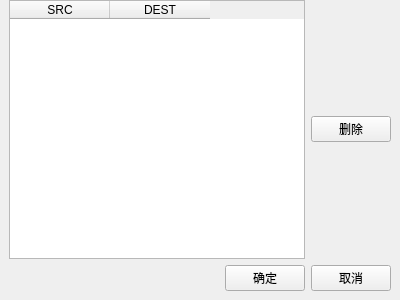
<?xml version="1.0" encoding="UTF-8"?>
<ui version="4.0">
 <class>edit_src_dest</class>
 <widget class="QWidget" name="edit_src_dest">
  <property name="geometry">
   <rect>
    <x>0</x>
    <y>0</y>
    <width>400</width>
    <height>300</height>
   </rect>
  </property>
  <property name="windowTitle">
   <string>编辑SRC和DEST[*]</string>
  </property>
  <layout class="QVBoxLayout" name="verticalLayout_2" stretch="0,0">
   <property name="leftMargin">
    <number>9</number>
   </property>
   <property name="topMargin">
    <number>0</number>
   </property>
   <property name="rightMargin">
    <number>9</number>
   </property>
   <property name="bottomMargin">
    <number>9</number>
   </property>
   <item>
    <layout class="QHBoxLayout" name="horizontalLayout_2">
     <item>
      <widget class="QTableWidget" name="detail_tb">
       <column>
        <property name="text">
         <string>SRC</string>
        </property>
        <property name="toolTip">
         <string>现在的目录/文件</string>
        </property>
       </column>
       <column>
        <property name="text">
         <string>DEST</string>
        </property>
        <property name="toolTip">
         <string>打包后要访问的位置</string>
        </property>
       </column>
      </widget>
     </item>
     <item>
      <layout class="QVBoxLayout" name="verticalLayout">
       <item>
        <widget class="QPushButton" name="delete_pb">
         <property name="text">
          <string>删除</string>
         </property>
        </widget>
       </item>
      </layout>
     </item>
    </layout>
   </item>
   <item>
    <layout class="QHBoxLayout" name="horizontalLayout">
     <item>
      <spacer name="horizontalSpacer">
       <property name="orientation">
        <enum>Qt::Horizontal</enum>
       </property>
       <property name="sizeHint" stdset="0">
        <size>
         <width>40</width>
         <height>20</height>
        </size>
       </property>
      </spacer>
     </item>
     <item>
      <widget class="QPushButton" name="ok_pb">
       <property name="text">
        <string>确定</string>
       </property>
      </widget>
     </item>
     <item>
      <widget class="QPushButton" name="cancel_pb">
       <property name="text">
        <string>取消</string>
       </property>
      </widget>
     </item>
    </layout>
   </item>
  </layout>
 </widget>
 <resources/>
 <connections/>
</ui>
